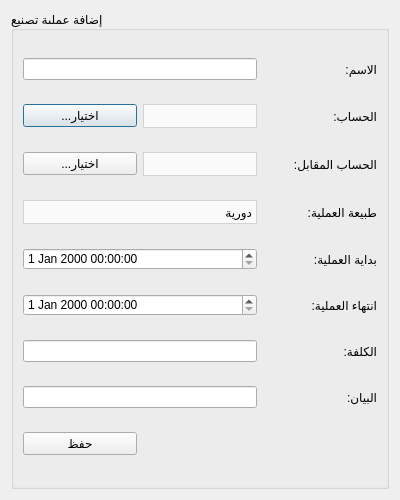
<?xml version="1.0" encoding="UTF-8"?>
<ui version="4.0">
 <class>Add_Maintenance_Operation</class>
 <widget class="QDialog" name="Add_Maintenance_Operation">
  <property name="geometry">
   <rect>
    <x>0</x>
    <y>0</y>
    <width>400</width>
    <height>500</height>
   </rect>
  </property>
  <property name="minimumSize">
   <size>
    <width>400</width>
    <height>500</height>
   </size>
  </property>
  <property name="maximumSize">
   <size>
    <width>400</width>
    <height>500</height>
   </size>
  </property>
  <property name="windowTitle">
   <string>إضافة عملية تصنيع</string>
  </property>
  <property name="layoutDirection">
   <enum>Qt::RightToLeft</enum>
  </property>
  <layout class="QGridLayout" name="gridLayout">
   <item row="0" column="0">
    <widget class="QGroupBox" name="groupBox_5">
     <property name="layoutDirection">
      <enum>Qt::LeftToRight</enum>
     </property>
     <property name="styleSheet">
      <string notr="true">QComboBox {
        background-color: #fafafa;
        border: 1px solid lightgrey;		
		height: 22px;
		color: black;
    }
    QComboBox::drop-down {
        border: none;
    }</string>
     </property>
     <property name="title">
      <string>إضافة عملىة تصنيع</string>
     </property>
     <layout class="QGridLayout" name="gridLayout_2">
      <item row="0" column="0" colspan="2">
       <widget class="QLineEdit" name="name_input"/>
      </item>
      <item row="1" column="0">
       <widget class="QPushButton" name="select_account_btn">
        <property name="text">
         <string>...اختيار</string>
        </property>
       </widget>
      </item>
      <item row="1" column="1">
       <widget class="QComboBox" name="account_combobox">
        <property name="layoutDirection">
         <enum>Qt::RightToLeft</enum>
        </property>
       </widget>
      </item>
      <item row="1" column="3">
       <widget class="QLabel" name="label_5">
        <property name="text">
         <string>الحساب:</string>
        </property>
       </widget>
      </item>
      <item row="2" column="0">
       <widget class="QPushButton" name="select_opposite_account_btn">
        <property name="text">
         <string>...اختيار</string>
        </property>
       </widget>
      </item>
      <item row="2" column="1">
       <widget class="QComboBox" name="opposite_account_combobox">
        <property name="layoutDirection">
         <enum>Qt::RightToLeft</enum>
        </property>
       </widget>
      </item>
      <item row="3" column="0" colspan="2">
       <widget class="QComboBox" name="maintenance_type_combobox">
        <property name="layoutDirection">
         <enum>Qt::RightToLeft</enum>
        </property>
        <item>
         <property name="text">
          <string>دورية</string>
         </property>
        </item>
        <item>
         <property name="text">
          <string>طارئة</string>
         </property>
        </item>
       </widget>
      </item>
      <item row="4" column="0" colspan="2">
       <widget class="QDateTimeEdit" name="start_period"/>
      </item>
      <item row="5" column="0" colspan="2">
       <widget class="QDateTimeEdit" name="end_period"/>
      </item>
      <item row="6" column="0" colspan="2">
       <widget class="QLineEdit" name="cost_input"/>
      </item>
      <item row="7" column="0" colspan="2">
       <widget class="QLineEdit" name="notes_input"/>
      </item>
      <item row="8" column="0">
       <widget class="QPushButton" name="save_btn">
        <property name="text">
         <string>حفظ</string>
        </property>
       </widget>
      </item>
      <item row="0" column="3">
       <widget class="QLabel" name="label">
        <property name="text">
         <string>الاسم:</string>
        </property>
       </widget>
      </item>
      <item row="2" column="3">
       <widget class="QLabel" name="label_4">
        <property name="text">
         <string>الحساب المقابل:</string>
        </property>
       </widget>
      </item>
      <item row="3" column="3">
       <widget class="QLabel" name="label_6">
        <property name="text">
         <string>طبيعة العملية:</string>
        </property>
       </widget>
      </item>
      <item row="4" column="3">
       <widget class="QLabel" name="label_10">
        <property name="text">
         <string>بداية العملية:</string>
        </property>
       </widget>
      </item>
      <item row="6" column="3">
       <widget class="QLabel" name="label_9">
        <property name="text">
         <string>الكلفة:</string>
        </property>
       </widget>
      </item>
      <item row="7" column="3">
       <widget class="QLabel" name="label_8">
        <property name="text">
         <string>البيان:</string>
        </property>
       </widget>
      </item>
      <item row="5" column="3">
       <widget class="QLabel" name="label_7">
        <property name="text">
         <string>انتهاء العملية:</string>
        </property>
       </widget>
      </item>
     </layout>
    </widget>
   </item>
  </layout>
 </widget>
 <resources/>
 <connections/>
</ui>
